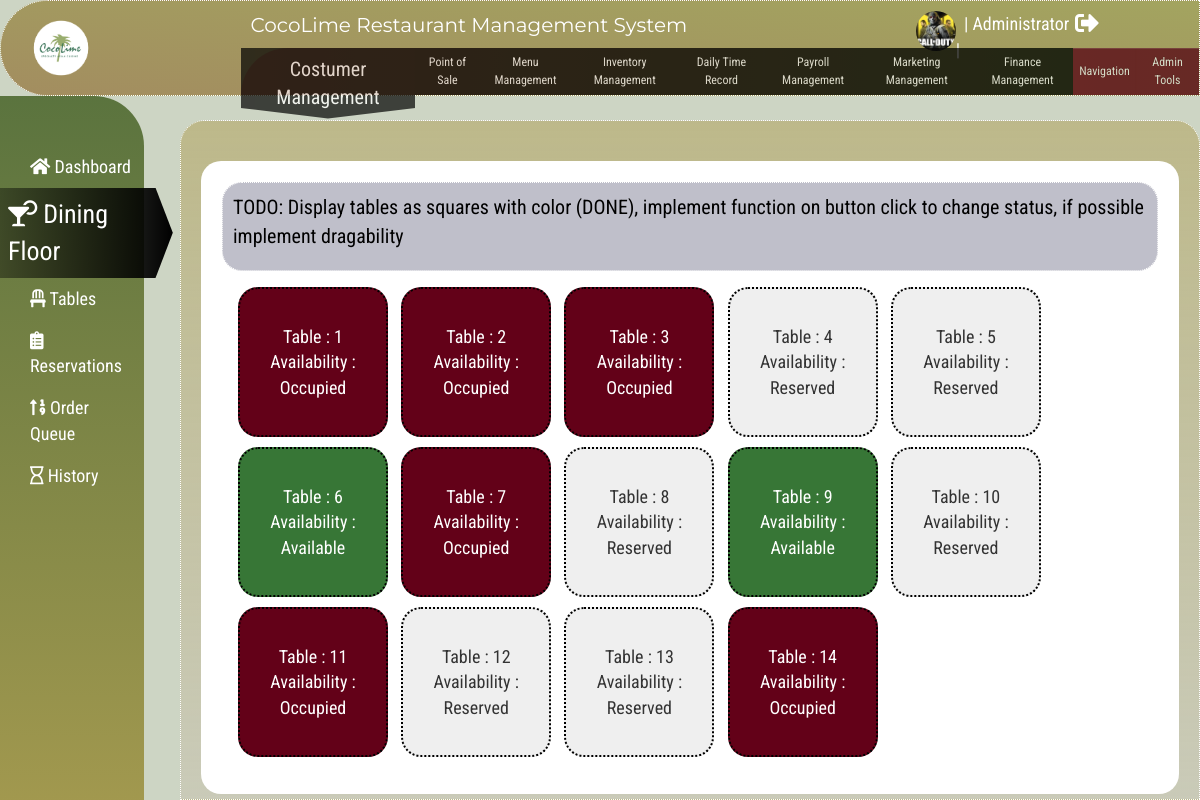
The app's page /index.php?sys=CMS&page=dining (signed in) with its own data.
### tables this page shows
CREATE TABLE `tables_tb` (
  `table_no` int(11) NOT NULL,
  `table_status` varchar(255) NOT NULL,
  `table_no_of_seats` int(11) NOT NULL
);

### CMS/dining.php (the view, shortened to what this page needs)
<div id = "header" class="container-fluid">
	<p>
	TODO: Display tables as squares with color (DONE), implement function on button click to change status, if possible implement dragability
	</p>
</div>
<div class="container-fluid">
	<?php
		$tables = $conn->query("SELECT * FROM tables_tb");
		while($row=$tables->fetch_assoc()):
	?>
		<?php echo '<button id ="btn-table-'.$row['table_status'].'" class = "btn-table">'?>
			Table :
			<?php echo $row['table_no']?>
			Availability :
			<?php echo $row['table_status']?>
		</button>
	<?php
		endwhile;
	?>
</div>

### index.php (shortened to what this page needs)
<!DOCTYPE html>
<html>
<?php
include './header.php';
 ?>
<body>
<?php include 'topbar.php' ?>
<?php include 'sidebar.php' ?>
<?php include 'viewpanel.php' ?>
</body>
 </html>

### header.php (shortened to what this page needs)
<head>
    <link rel="stylesheet" href="https://maxcdn.bootstrapcdn.com/bootstrap/3.3.7/css/bootstrap.min.css">
    <link rel="stylesheet" href="https://maxcdn.bootstrapcdn.com/bootstrap/3.3.7/css/bootstrap-theme.min.css">
    <link rel="stylesheet" href="https://pro.fontawesome.com/releases/v5.10.0/css/all.css"/>
    <link rel="stylesheet" href="../../../SIA/FINAL/css/style.css">
</head>

### topbar.php (shortened to what this page needs)
<nav id ="nav-topbar" >
    <div id ="div-topbar" class ="container-fluid">
        <div id ="div-navbar-left">
            <div id ="div-logobox">
            </div>
        </div>
        <div id ="div-navbar-right">
            <div id ="div-topbar-row-1">
                <div id="div-topbar-title">
                    CocoLime Restaurant Management System
                </div>
                <div id="div-topbar-text">
                    <?php $image = $_SESSION['Image_']?>
                    <img id ="user-image" src="./assets/user_image/<?php echo $image;?>"/>
                    <p>&nbsp;  | <?php echo $_SESSION['Access_']; ?> |  &nbsp;</p>
                    <a id ="icon-log-out" href="./login.php"><i class="fas fa-sign-out-alt fa-lg"></i></a>
                </div>
            </div>
            <div id ="div-topbar-row-2">
                <div id ="div-topbar-btn-box">
                    <a href="./index.php?sys=CMS&page=home"><button type="button" id ="btn-topbar-CMS" class ="btn-topbar">Costumer Management</button></a>
                    <a href="./index.php?sys=POS&page=home"><button type="button" id ="btn-topbar-POS" class ="btn-topbar">Point of Sale</button></a>
                    <a href="./index.php?sys=MMS&page=home"><button type="button" id ="btn-topbar-MMS" class ="btn-topbar">Menu Management</button></a>
                    <a href="./index.php?sys=IMS&page=home"><button type="button" id ="btn-topbar-IMS" class ="btn-topbar">Inventory Management</button></a>
                    <a href="./index.php?sys=DTR&page=home"><button type="button" id ="btn-topbar-DTR" class ="btn-topbar">Daily Time Record</button></a>
                    <a href="./index.php?sys=PMS&page=home"><button type="button" id ="btn-topbar-PMS" class ="btn-topbar">Payroll Management</button></a>
                    <a href="./index.php?sys=MAR&page=home"><button type="button" id ="btn-topbar-MAR" class ="btn-topbar">Marketing Management</button></a>
                    <a href="./index.php?sys=FMS&page=home"><button type="button" id ="btn-topbar-FMS" class ="btn-topbar">Finance Management</button></a>
                    <a href="./landing.php"><button type="button" id ="btn-nav" class ="btn-topbar btn-primary">Navigation</button></a>
                    <a href="./index.php?sys=admin&page=home"><button type="button" id ="btn-nav" class ="btn-topbar btn-primary">Admin Tools</button></a>
                </div>
            </div>
        </div>
    </div>
</nav>

### sidebar.php (shortened to what this page needs)
<nav id="nav-sidebar">
	<div id="nav-sidebar-list">
		<?php include './'.$sys.'/directory.php' ?>
	</div>
</nav>

### CMS/directory.php
<a href="index.php?sys=CMS&page=home" id ="sidebar-home" class ="nav-item"><span class ='icon-field'><i class="fa fa-home"></i></span> Dashboard</a>
<a href="index.php?sys=CMS&page=dining" id ="sidebar-dining" class ="nav-item"><span class ='icon-field'><i class="fas fa-cocktail"></i></span> Dining Floor</a>
<a href="index.php?sys=CMS&page=tables" id ="sidebar-tables" class ="nav-item"><span class ='icon-field'><i class="fas fa-chair"></i></span> Tables</a>
<a href="index.php?sys=CMS&page=reservations" id ="sidebar-reservations" class ="nav-item"><span class ='icon-field'><i class="fas fa-clipboard-list"></i></span> Reservations</a>
<a href="index.php?sys=CMS&page=orders" id ="sidebar-orders" class ="nav-item"><span class ='icon-field'><i class="fas fa-sort-numeric-up"></i></span> Order Queue</a>
<a href="index.php?sys=CMS&page=history" id ="sidebar-history" class ="nav-item"><span class ='icon-field'><i class="far fa-hourglass"></i></span> History</a>

### viewpanel.php (shortened to what this page needs)
<div id="viewpanel" class ="flex-container">
	<div id = "content-container">
		<?php include './'.$sys.'/'.$page.'.php' ?>
	</div>
</div>

### css/style.css (style rules this page uses)
:root { --white: #fff; --black: #000; --red: #630118; --color_primary: #377636; --color_secondary: #99ad6e; --color_background: #cdd5c4; }
.btn-primary, .btn-primary:visited, .btn-primary:hover { border-style: dotted; border-width: 1px; border-color: var(--white); border-radius: 5px; background: var(--color_primary) !important; outline: 0 !important; }
body { background: var(--color_background); font-family: 'Roboto Condensed', sans-serif; }
a { color: var(--white) !important; text-decoration: none !important; }
div { border-style: dotted; border-width: 1px; border-color: var(--white); border-radius: 20px; padding: !important; }

### index.php (style rules this page uses)
body { height: 100%; width: 100%; }

### topbar.php (style rules this page uses)
#nav-topbar { width: 100%; height: 12vh; padding: 0px !important; }
#div-topbar { width: 100%; height: 100%; border-radius: 50px 0px 0px 50px; background: var(--color_secondary); background-image: linear-gradient(to top right, rgba(173, 110, 81, .5), rgb(173, 156, 81, .5)); padding: 0px !important; display: flex; }
#div-navbar-left { border-style: none; width: 10%; height: 100%; flex: 10%;; }
#div-navbar-right { border-style: none; width: 70%; height: 100%; flex: 70%; }
#div-topbar-row-1 { border-style: none; height: 50%; width: 100%; margin-left: auto; margin-right: 0; display: flex }
#div-topbar-row-2 { border-style: none; border-radius: 50px 0px 0px 0px; height: 50%; width: 100%; background: var(--color_primary); background-image: linear-gradient(to right, rgba(173, 110, 81, .9), rgb(173, 156, 81, .5)); margin-left: auto; margin-right: 0; }
#div-logobox { border-style: none; width: 50%; height: 100%; background-image: url(./assets/logo.png); background-position: center center; background-repeat: no-repeat; background-size: 95% auto; }
#div-topbar-title { border-style: none; height: 100%; width: 50%; padding: 10px 10px; flex: 60%; color: var(--white) !important; font-size: 20px; font-family: 'Montserrat', sans-serif; text-decoration: none; white-space: normal; word-wrap: break-word; }
#div-topbar-text { border-style: none; height: 100%; width: 50%; padding: 10px 100px; flex: 40%; display: flex; justify-content: flex-end; color: var(--white) !important; font-size: 18px; text-decoration: none; white-space: normal; word-wrap: break-word; }
#div-topbar-btn-box { border-style: none; height: 100%; display: flex; justify-content: flex-end; padding: 0px; }
.btn-topbar { border-style: none; border-radius: 0; height: 100%; width: 100%; background: var(--black) !important; opacity: 0.7; font-size: 12px; }
.btn-topbar-active,.btn-topbar-active:hover,.btn-topbar-active:active { height: 150%; width: 100%; color: var(--white) !important; background-color: var(--black) !important; clip-path: polygon(100% 0, 100% 85%, 50% 100%, 0 85%, 0% 0%); border-style: none; font-size: 20px; z-index: 5; }
#btn-nav { background: var(--red) !important; opacity: 0.7; }
#user-image { border-radius: 20px; height: 40px; width: 40px; }

### sidebar.php (style rules this page uses)
#nav-sidebar { width: 12%; height: 88vh; border-radius: 0px 50px 0px 0px; background: var(--color_primary); background-image: linear-gradient(to bottom, rgba(173, 110, 81, .3), rgb(173, 156, 81, .9)); padding: 0px !important; }
#nav-sidebar-list { width: 100%; border-style: none; border-radius: 0px 50px 0px 0px; padding-top: 50px !important; display: flex; flex-direction: column; }
.nav-item { border-style: none; border-width: 1px; padding: 8px !important; padding-left: 30px !important; font-size: 18px; }
.nav-item-active, .nav-item-active:active, .nav-item-active:hover { width: 120%; color: var(--white) !important; clip-path: polygon(90% 0, 100% 50%, 90% 100%, 0% 100%, 0% 0%); background-image: linear-gradient(to right, rgba(0, 0, 0, .4), rgb(0, 0, 0, 1)); padding: 8px !important; font-size: 26px; }

### viewpanel.php (style rules this page uses)
#viewpanel { position: absolute; bottom: 0; right: 0; z-index: 10; border-radius: 25px 25px 0px 0px; width: 85%; height: 85%; padding: 20px; display: flex; justify-content: center; background: var(--color_background); background-image: linear-gradient(to top, rgba(173, 110, 81, .1), rgb(173, 156, 81, .5)); }
#content-container { margin-top: 20px; margin-bottom: auto; background: var(--white); padding: 20px; }
.container-fluid { padding: 10px; align-items: center; justify-content: center; }
#header { background: rgba(128, 128, 150, .5); color: var(--black); padding: 10px; font-size: 20px; }

### records on screen
tables_tb: table_no "1", table_status "Occupied"
tables_tb: table_no "2", table_status "Occupied"
tables_tb: table_no "3", table_status "Occupied"
tables_tb: table_no "4", table_status "Reserved"
tables_tb: table_no "5", table_status "Reserved"
tables_tb: table_no "6", table_status "Available"
tables_tb: table_no "7", table_status "Occupied"
tables_tb: table_no "8", table_status "Reserved"
tables_tb: table_no "9", table_status "Available"
tables_tb: table_no "10", table_status "Reserved"
tables_tb: table_no "11", table_status "Occupied"
tables_tb: table_no "12", table_status "Reserved"
tables_tb: table_no "13", table_status "Reserved"
tables_tb: table_no "14", table_status "Occupied"

### other values on screen
$_SESSION['Access_'] "Administrator"
